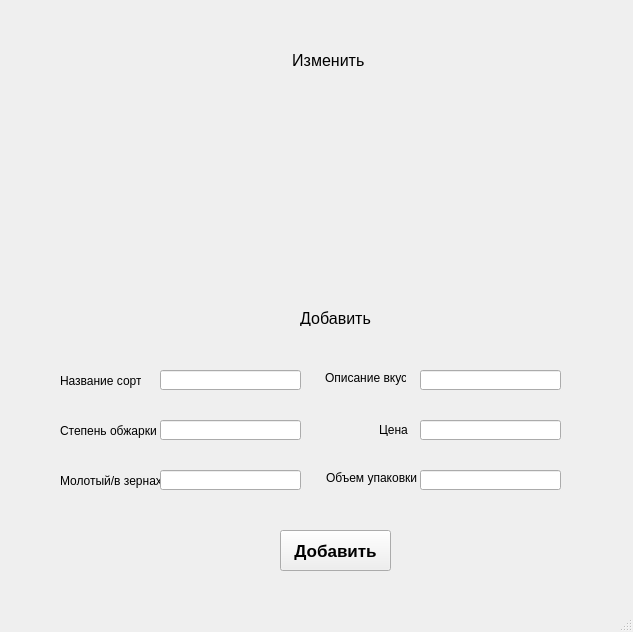
<?xml version="1.0" encoding="UTF-8"?>
<ui version="4.0">
 <class>MainWindow</class>
 <widget class="QMainWindow" name="MainWindow">
  <property name="geometry">
   <rect>
    <x>0</x>
    <y>0</y>
    <width>633</width>
    <height>632</height>
   </rect>
  </property>
  <property name="windowTitle">
   <string>MainWindow</string>
  </property>
  <widget class="QWidget" name="centralwidget">
   <widget class="QLabel" name="label_8">
    <property name="geometry">
     <rect>
      <x>325</x>
      <y>368</y>
      <width>81</width>
      <height>20</height>
     </rect>
    </property>
    <property name="text">
     <string>Описание вкуса</string>
    </property>
   </widget>
   <widget class="QLineEdit" name="price">
    <property name="geometry">
     <rect>
      <x>420</x>
      <y>420</y>
      <width>141</width>
      <height>20</height>
     </rect>
    </property>
   </widget>
   <widget class="QLabel" name="label">
    <property name="geometry">
     <rect>
      <x>250</x>
      <y>50</y>
      <width>161</width>
      <height>21</height>
     </rect>
    </property>
    <property name="font">
     <font>
      <pointsize>12</pointsize>
     </font>
    </property>
    <property name="text">
     <string>Изменить </string>
    </property>
    <property name="alignment">
     <set>Qt::AlignCenter</set>
    </property>
   </widget>
   <widget class="QLabel" name="label_5">
    <property name="geometry">
     <rect>
      <x>60</x>
      <y>470</y>
      <width>101</width>
      <height>21</height>
     </rect>
    </property>
    <property name="text">
     <string>Молотый/в зернах</string>
    </property>
   </widget>
   <widget class="QLabel" name="label_6">
    <property name="geometry">
     <rect>
      <x>326</x>
      <y>470</y>
      <width>111</width>
      <height>16</height>
     </rect>
    </property>
    <property name="text">
     <string>Объем упаковки</string>
    </property>
   </widget>
   <widget class="QPushButton" name="submit">
    <property name="geometry">
     <rect>
      <x>280</x>
      <y>530</y>
      <width>111</width>
      <height>41</height>
     </rect>
    </property>
    <property name="font">
     <font>
      <pointsize>13</pointsize>
      <weight>75</weight>
      <bold>true</bold>
     </font>
    </property>
    <property name="text">
     <string>Добавить</string>
    </property>
   </widget>
   <widget class="QLabel" name="label_2">
    <property name="geometry">
     <rect>
      <x>260</x>
      <y>310</y>
      <width>151</width>
      <height>16</height>
     </rect>
    </property>
    <property name="font">
     <font>
      <pointsize>12</pointsize>
     </font>
    </property>
    <property name="text">
     <string>Добавить</string>
    </property>
    <property name="alignment">
     <set>Qt::AlignCenter</set>
    </property>
   </widget>
   <widget class="QLineEdit" name="name">
    <property name="geometry">
     <rect>
      <x>160</x>
      <y>370</y>
      <width>141</width>
      <height>20</height>
     </rect>
    </property>
   </widget>
   <widget class="QLineEdit" name="volume">
    <property name="geometry">
     <rect>
      <x>420</x>
      <y>470</y>
      <width>141</width>
      <height>20</height>
     </rect>
    </property>
   </widget>
   <widget class="QLabel" name="label_7">
    <property name="geometry">
     <rect>
      <x>379</x>
      <y>423</y>
      <width>47</width>
      <height>13</height>
     </rect>
    </property>
    <property name="text">
     <string>Цена</string>
    </property>
   </widget>
   <widget class="QLineEdit" name="degree">
    <property name="geometry">
     <rect>
      <x>160</x>
      <y>420</y>
      <width>141</width>
      <height>20</height>
     </rect>
    </property>
   </widget>
   <widget class="QLineEdit" name="description">
    <property name="geometry">
     <rect>
      <x>420</x>
      <y>370</y>
      <width>141</width>
      <height>20</height>
     </rect>
    </property>
   </widget>
   <widget class="QLabel" name="label_3">
    <property name="geometry">
     <rect>
      <x>60</x>
      <y>370</y>
      <width>81</width>
      <height>21</height>
     </rect>
    </property>
    <property name="text">
     <string>Название сорта</string>
    </property>
   </widget>
   <widget class="QLineEdit" name="condition">
    <property name="geometry">
     <rect>
      <x>160</x>
      <y>470</y>
      <width>141</width>
      <height>20</height>
     </rect>
    </property>
   </widget>
   <widget class="QLabel" name="label_4">
    <property name="geometry">
     <rect>
      <x>60</x>
      <y>420</y>
      <width>101</width>
      <height>21</height>
     </rect>
    </property>
    <property name="text">
     <string>Степень обжарки</string>
    </property>
   </widget>
  </widget>
  <widget class="QMenuBar" name="menubar">
   <property name="geometry">
    <rect>
     <x>0</x>
     <y>0</y>
     <width>633</width>
     <height>21</height>
    </rect>
   </property>
  </widget>
  <widget class="QStatusBar" name="statusbar"/>
 </widget>
 <resources/>
 <connections/>
</ui>
